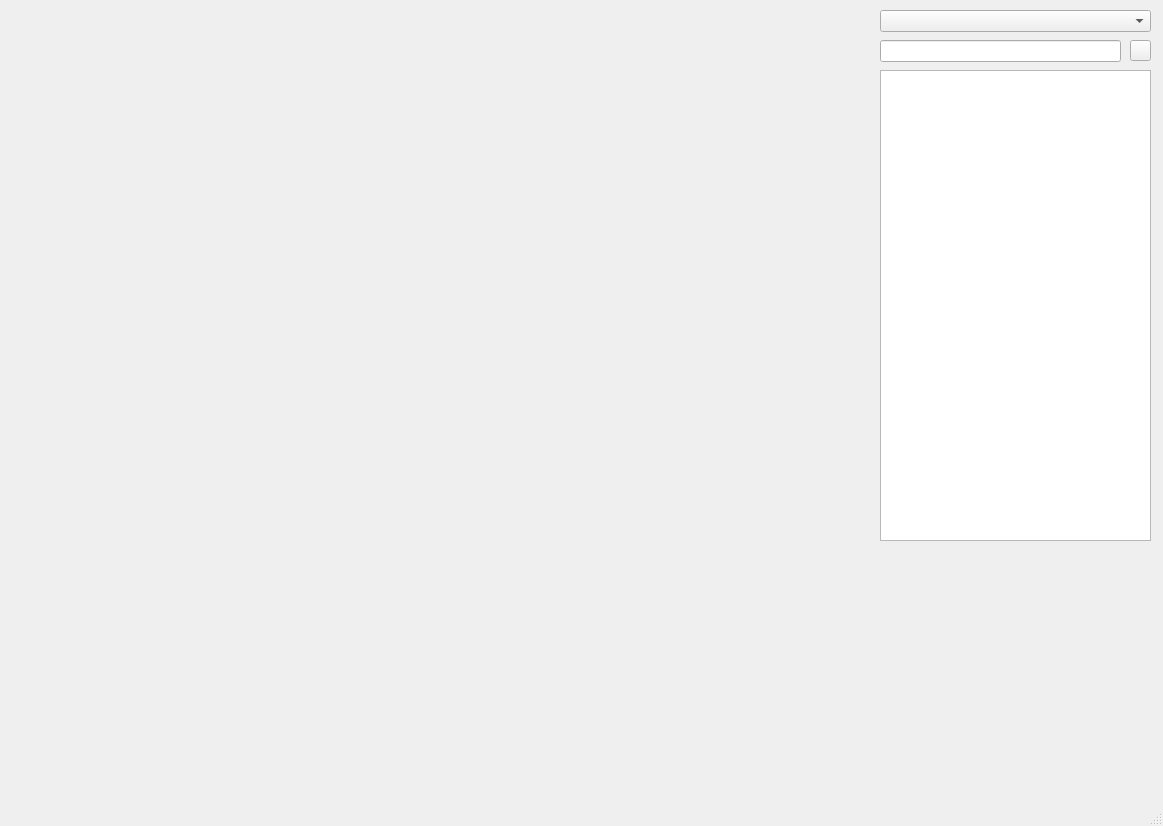
<?xml version="1.0" encoding="UTF-8"?>
<ui version="4.0">
 <class>MainWindow</class>
 <widget class="QMainWindow" name="MainWindow">
  <property name="geometry">
   <rect>
    <x>0</x>
    <y>0</y>
    <width>1163</width>
    <height>826</height>
   </rect>
  </property>
  <property name="windowTitle">
   <string>MainWindow</string>
  </property>
  <widget class="QWidget" name="centralwidget">
   <widget class="QListView" name="listView">
    <property name="geometry">
     <rect>
      <x>880</x>
      <y>70</y>
      <width>271</width>
      <height>471</height>
     </rect>
    </property>
   </widget>
   <widget class="QLineEdit" name="lineEdit">
    <property name="geometry">
     <rect>
      <x>880</x>
      <y>40</y>
      <width>241</width>
      <height>22</height>
     </rect>
    </property>
   </widget>
   <widget class="QPushButton" name="pushButton">
    <property name="geometry">
     <rect>
      <x>1130</x>
      <y>40</y>
      <width>21</width>
      <height>21</height>
     </rect>
    </property>
    <property name="text">
     <string/>
    </property>
   </widget>
   <widget class="QComboBox" name="comboBox">
    <property name="geometry">
     <rect>
      <x>880</x>
      <y>10</y>
      <width>271</width>
      <height>22</height>
     </rect>
    </property>
   </widget>
  </widget>
  <widget class="QMenuBar" name="menubar">
   <property name="geometry">
    <rect>
     <x>0</x>
     <y>0</y>
     <width>1163</width>
     <height>25</height>
    </rect>
   </property>
  </widget>
  <widget class="QStatusBar" name="statusbar"/>
 </widget>
 <resources/>
 <connections/>
</ui>
